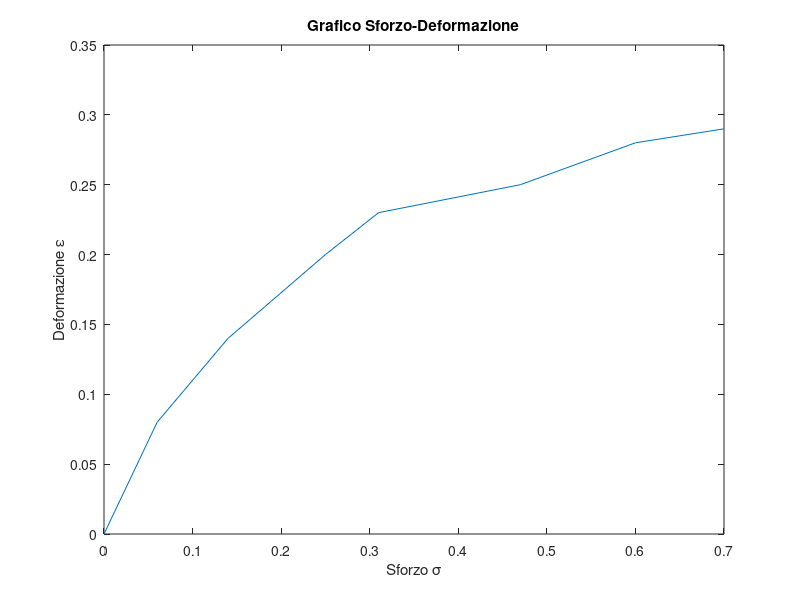

Reproduce this figure in MATLAB.
% Esercizio 8
T1=[
1
2
3
4
5
6
7
8
];

T2=[
0.00
0.06
0.14
0.25
0.31
0.47
0.60
0.70
];

T3=[
0.00
0.08
0.14
0.20
0.23
0.25
0.28
0.29
];

figure();
plot(T2, T3)

% inserisco titolo e nome degli assi
title('Grafico Sforzo-Deformazione')
xlabel('Sforzo \sigma')
ylabel('Deformazione \epsilon')